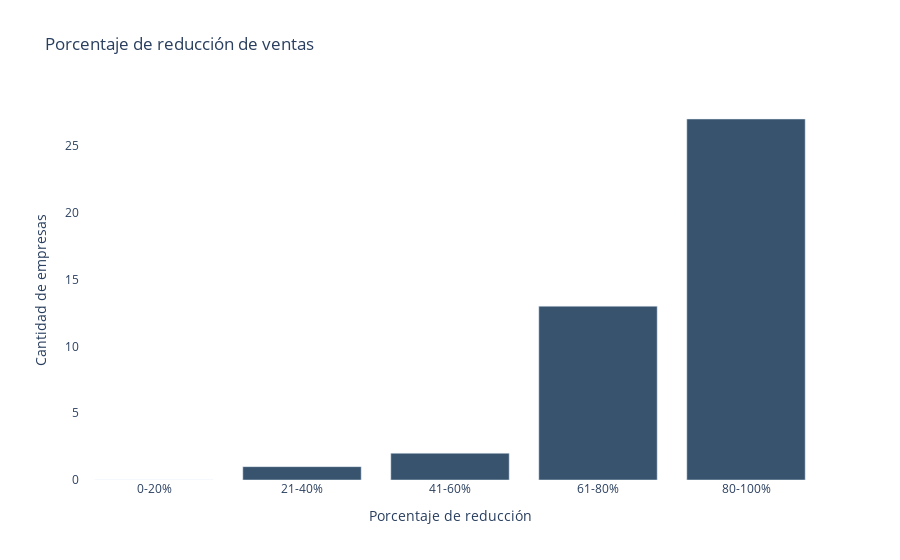

The cell this chart's notebook holds for it:
### Code cell
# grafica de porcentaje de ventas
import numpy as np
ventas = list(df['ventas_porcentaje'])
ventas =list(filter(lambda a: a != 997, ventas))
ventas =list(filter(lambda a: a != 998, ventas))
ventas =list(filter(lambda a: a != 999, ventas))

a = Counter(ventas)
f =sorted(list(a.items()))

arange = {'0-20%': np.sum([f[i][1] for i in range(len(f)) if f[i][0] <= 20]),
          '21-40%':np.sum([f[i][1] for i in range(len(f)) if 20 <f[i][0] <=40]),
          '41-60%':np.sum([f[i][1] for i in range(len(f)) if 40 <f[i][0] <=60]),
          '61-80%':np.sum([f[i][1] for i in range(len(f)) if 60 <f[i][0] <=80]),
          '80-100%':np.sum([f[i][1] for i in range(len(f)) if 80 <f[i][0] <=100])}

labels = list(arange.keys())
values = list(arange.values())


fig = po.Figure([po.Bar(x=labels, y=values, marker_color='rgb(55, 83, 109)')])
fig.update_layout(title_text='Porcentaje de reducción de ventas', xaxis = dict(title = 'Porcentaje de reducción'), 
                                                                yaxis = dict(title = 'Cantidad de empresas'),
                                                                paper_bgcolor='rgba(0,0,0,0)',
                                                                plot_bgcolor='rgba(0,0,0,0)')

### Figure 1 — Plotly figure (JSON) as saved in the notebook; plotly's stock layout.template omitted (floating-point values rounded to 4 significant figures)
{"data": [{"marker": {"color": "rgb(55, 83, 109)"}, "type": "bar", "x": ["0-20%", "21-40%", "41-60%", "61-80%", "80-100%"], "y": [0, 1, 2, 13, 27]}], "layout": {"paper_bgcolor": "rgba(0,0,0,0)", "plot_bgcolor": "rgba(0,0,0,0)", "title": {"text": "Porcentaje de reducción de ventas"}, "xaxis": {"title": {"text": "Porcentaje de reducción"}}, "yaxis": {"title": {"text": "Cantidad de empresas"}}}}
